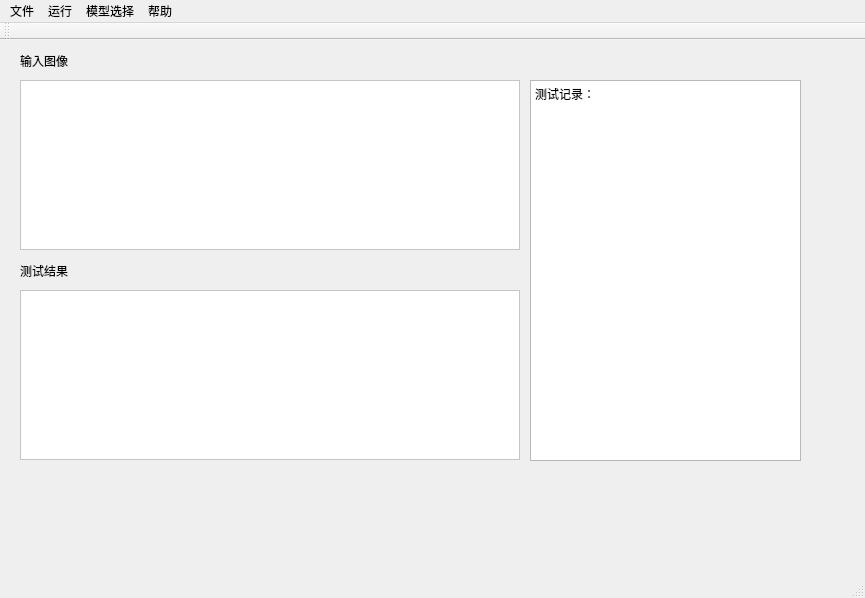
<?xml version="1.0" encoding="UTF-8"?>
<ui version="4.0">
 <class>crack_detectionClass</class>
 <widget class="QMainWindow" name="crack_detectionClass">
  <property name="geometry">
   <rect>
    <x>0</x>
    <y>0</y>
    <width>865</width>
    <height>598</height>
   </rect>
  </property>
  <property name="windowTitle">
   <string>混凝土损伤检测系统</string>
  </property>
  <property name="windowIcon">
   <iconset>
    <normaloff>E:/file/LOGO集/微信图片_20201119165408.png</normaloff>E:/file/LOGO集/微信图片_20201119165408.png</iconset>
  </property>
  <widget class="QWidget" name="centralWidget">
   <widget class="QTextEdit" name="textEdit">
    <property name="geometry">
     <rect>
      <x>530</x>
      <y>40</y>
      <width>271</width>
      <height>381</height>
     </rect>
    </property>
    <property name="html">
     <string>&lt;!DOCTYPE HTML PUBLIC &quot;-//W3C//DTD HTML 4.0//EN&quot; &quot;http://www.w3.org/TR/REC-html40/strict.dtd&quot;&gt;
&lt;html&gt;&lt;head&gt;&lt;meta name=&quot;qrichtext&quot; content=&quot;1&quot; /&gt;&lt;style type=&quot;text/css&quot;&gt;
p, li { white-space: pre-wrap; }
&lt;/style&gt;&lt;/head&gt;&lt;body style=&quot; font-family:'SimSun'; font-size:9pt; font-weight:400; font-style:normal;&quot;&gt;
&lt;p style=&quot; margin-top:0px; margin-bottom:0px; margin-left:0px; margin-right:0px; -qt-block-indent:0; text-indent:0px;&quot;&gt;测试记录：&lt;/p&gt;&lt;/body&gt;&lt;/html&gt;</string>
    </property>
   </widget>
   <widget class="QScrollArea" name="scrollArea">
    <property name="enabled">
     <bool>true</bool>
    </property>
    <property name="geometry">
     <rect>
      <x>20</x>
      <y>40</y>
      <width>500</width>
      <height>170</height>
     </rect>
    </property>
    <property name="styleSheet">
     <string notr="true">background-color: rgb(255, 255, 255);</string>
    </property>
    <property name="widgetResizable">
     <bool>true</bool>
    </property>
    <widget class="QWidget" name="scrollAreaWidgetContents">
     <property name="geometry">
      <rect>
       <x>0</x>
       <y>0</y>
       <width>498</width>
       <height>168</height>
      </rect>
     </property>
    </widget>
   </widget>
   <widget class="QScrollArea" name="scrollArea_2">
    <property name="geometry">
     <rect>
      <x>20</x>
      <y>250</y>
      <width>500</width>
      <height>170</height>
     </rect>
    </property>
    <property name="styleSheet">
     <string notr="true">background-color: rgb(255, 255, 255);</string>
    </property>
    <property name="widgetResizable">
     <bool>true</bool>
    </property>
    <widget class="QWidget" name="scrollAreaWidgetContents_2">
     <property name="geometry">
      <rect>
       <x>0</x>
       <y>0</y>
       <width>498</width>
       <height>168</height>
      </rect>
     </property>
    </widget>
   </widget>
   <widget class="QLabel" name="label">
    <property name="geometry">
     <rect>
      <x>20</x>
      <y>-10</y>
      <width>201</width>
      <height>61</height>
     </rect>
    </property>
    <property name="text">
     <string>输入图像</string>
    </property>
   </widget>
   <widget class="QLabel" name="label_2">
    <property name="geometry">
     <rect>
      <x>20</x>
      <y>200</y>
      <width>201</width>
      <height>61</height>
     </rect>
    </property>
    <property name="text">
     <string>测试结果</string>
    </property>
   </widget>
   <widget class="QLabel" name="label_3">
    <property name="geometry">
     <rect>
      <x>20</x>
      <y>430</y>
      <width>521</width>
      <height>131</height>
     </rect>
    </property>
    <property name="text">
     <string/>
    </property>
    <property name="pixmap">
     <pixmap>图片2.png</pixmap>
    </property>
   </widget>
   <zorder>label</zorder>
   <zorder>textEdit</zorder>
   <zorder>scrollArea</zorder>
   <zorder>scrollArea_2</zorder>
   <zorder>label_2</zorder>
   <zorder>label_3</zorder>
  </widget>
  <widget class="QMenuBar" name="menuBar">
   <property name="geometry">
    <rect>
     <x>0</x>
     <y>0</y>
     <width>865</width>
     <height>23</height>
    </rect>
   </property>
   <widget class="QMenu" name="menu">
    <property name="title">
     <string>文件</string>
    </property>
    <addaction name="separator"/>
    <addaction name="actionopen_file"/>
    <addaction name="actionopen_folder"/>
    <addaction name="actionquit"/>
   </widget>
   <widget class="QMenu" name="menu_2">
    <property name="title">
     <string>运行</string>
    </property>
    <addaction name="actionstart_testing"/>
   </widget>
   <widget class="QMenu" name="menu_3">
    <property name="title">
     <string>模型选择</string>
    </property>
    <addaction name="actionunet"/>
    <addaction name="actionunet_2"/>
    <addaction name="actionpspnet"/>
    <addaction name="actionupload_model"/>
    <addaction name="actioncustom_model"/>
   </widget>
   <widget class="QMenu" name="menu_4">
    <property name="title">
     <string>帮助</string>
    </property>
    <addaction name="actionHelp"/>
   </widget>
   <addaction name="menu"/>
   <addaction name="menu_2"/>
   <addaction name="menu_3"/>
   <addaction name="menu_4"/>
  </widget>
  <widget class="QToolBar" name="mainToolBar">
   <attribute name="toolBarArea">
    <enum>TopToolBarArea</enum>
   </attribute>
   <attribute name="toolBarBreak">
    <bool>false</bool>
   </attribute>
  </widget>
  <widget class="QStatusBar" name="statusBar"/>
  <action name="actionopen_file">
   <property name="text">
    <string>打开文件</string>
   </property>
  </action>
  <action name="actionopen_folder">
   <property name="text">
    <string>打开文件夹</string>
   </property>
  </action>
  <action name="actionstart_testing">
   <property name="text">
    <string>开始推理</string>
   </property>
  </action>
  <action name="actionquit">
   <property name="text">
    <string>退出</string>
   </property>
  </action>
  <action name="actionunet">
   <property name="text">
    <string>unet</string>
   </property>
  </action>
  <action name="actionunet_2">
   <property name="text">
    <string>unet++</string>
   </property>
  </action>
  <action name="actionpspnet">
   <property name="text">
    <string>pspnet</string>
   </property>
  </action>
  <action name="actionupload_model">
   <property name="text">
    <string>ours model</string>
   </property>
  </action>
  <action name="actioncustom_model">
   <property name="text">
    <string>上传模型</string>
   </property>
  </action>
  <action name="actionHelp">
   <property name="text">
    <string>Help</string>
   </property>
  </action>
 </widget>
 <layoutdefault spacing="6" margin="11"/>
 <resources>
  <include location="crack_detection.qrc"/>
 </resources>
 <connections/>
</ui>
